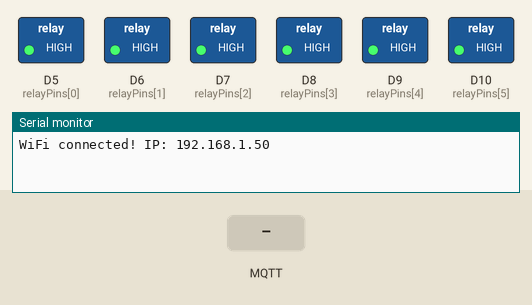
Bench run of a sketch on a simulated Arduino Uno R4 WiFi. On the bench: switched loads named in the sketch (green lamp = pin HIGH), the last lines printed to the serial monitor. The inputs (shaded band) are chosen by the test bench. WiFi joins after 1.5 s; servers stay silent unless stated; network time is answered at once with the bench clock; the local clock reads 2024-03-15 10:24:30 at power-on unless the sketch sets it; no MQTT or app messages arrive unless stated.

Above: at 2.7 s.
2.8 s: MQTT message "ON" arrives on the first subscribed topic
At 5.6 s:
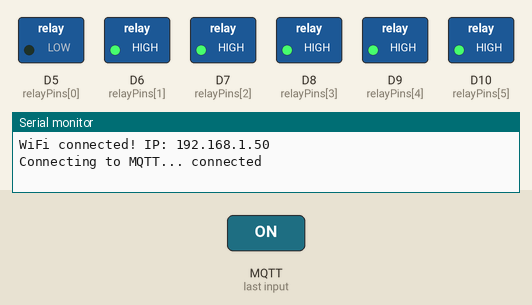
5.8 s: MQTT message "OFF" arrives on the first subscribed topic
At 6.5 s:
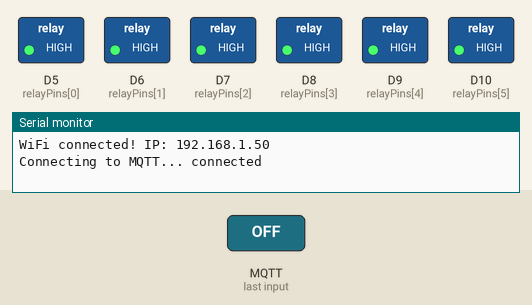
Timing chart, 0 to 8.8 s (numbered marks = the images above; inputs shaded):
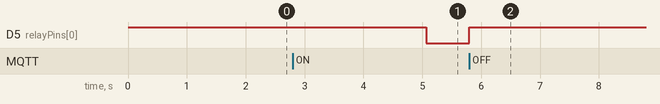

Measured:
- after the input at 2.8 s, D5 (relayPins[0]): HIGH → LOW after 2.3 s
- after the input at 5.8 s, D5 (relayPins[0]): LOW → HIGH at once

The sketch:

sprinkler.ino
```cpp
/*
  Time to pivot - no more  webserver

  Sprinkler Controller - MQTT + Home Assistant Edition
  Arduino Uno R4 WiFi - Minimal & Reliable
*/

#include "WiFiS3.h"
#include <WiFiUdp.h>
#include <NTPClient.h>
#include <PubSubClient.h>
#include "arduino_secrets.h"

#define NUM_ZONES 6

int relayPins[NUM_ZONES] = {5, 6, 7, 8, 9, 10};

struct ZoneSchedule {
  char name[20];
  int startHour;
  int startMinute;
  int durationMinutes;
  bool activeDays[7];
  bool enabled;
};

ZoneSchedule schedules[NUM_ZONES];

int manualRunMinutes = 5;

WiFiUDP ntpUDP;
NTPClient timeClient(ntpUDP, "pool.ntp.org", -7 * 3600);

WiFiClient wifiClient;
PubSubClient mqttClient(wifiClient);

unsigned long lastScheduleCheck = 0;
unsigned long zoneOffTime[NUM_ZONES] = {0};
unsigned long lastMQTTReconnect = 0;

void setup() {
  Serial.begin(115200);

  for (int i = 0; i < NUM_ZONES; i++) {
    pinMode(relayPins[i], OUTPUT);
    digitalWrite(relayPins[i], HIGH);
    schedules[i].startHour = 6;
    schedules[i].startMinute = 0;
    schedules[i].durationMinutes = 15;
    schedules[i].enabled = (i < 4);
    for (int d = 0; d < 7; d++) schedules[i].activeDays[d] = (d >= 1 && d <= 5);
  }

  strcpy(schedules[0].name, "Front Lawn");
  strcpy(schedules[1].name, "Back Lawn");
  strcpy(schedules[2].name, "Raised Beds");
  strcpy(schedules[3].name, "Side Yard");
  strcpy(schedules[4].name, "Zone 5");
  strcpy(schedules[5].name, "Zone 6");

  WiFi.begin(SECRET_SSID, SECRET_PASS);
  while (WiFi.status() != WL_CONNECTED) {
    delay(1000);
    Serial.print(".");
  }
  Serial.println("\nWiFi connected! IP: " + WiFi.localIP().toString());

  mqttClient.setServer(MQTT_SERVER, MQTT_PORT);
  mqttClient.setCallback(mqttCallback);

  timeClient.begin();
}

void loop() {
  if (WiFi.status() != WL_CONNECTED) return;

  if (!mqttClient.connected()) mqttReconnect();
  mqttClient.loop();

  if (millis() - lastScheduleCheck > 10000) {
    lastScheduleCheck = millis();
    timeClient.update();
    checkSchedules();
  }
}

// ==================== MQTT ====================
void mqttCallback(char* topic, byte* payload, unsigned int length) {
  String t = String(topic);
  String p = "";
  for (unsigned int i = 0; i < length; i++) p += (char)payload[i];

  for (int i = 0; i < NUM_ZONES; i++) {
    String base = "sprinkler/zone" + String(i + 1);

    if (t == base + "/set") {
      // Manual ON/OFF
      if (p == "ON") {
        digitalWrite(relayPins[i], LOW);
        zoneOffTime[i] = millis() + (unsigned long)manualRunMinutes * 60000UL;
      } else if (p == "OFF") {
        digitalWrite(relayPins[i], HIGH);
        zoneOffTime[i] = 0;
      }
      publishZoneStatus(i);
    }
    else if (t == base + "/enabled/set") {
      schedules[i].enabled = (p == "ON");
      publishEnabledStatus(i);
      publishNextRunTime(i);
    }
    else if (t == base + "/schedule/set") {
      updateScheduleFromMQTT(i, p);
      publishNextRunTime(i);
    }
  }
}

void mqttReconnect() {
  if (millis() - lastMQTTReconnect < 5000) return;
  lastMQTTReconnect = millis();

  Serial.print("Connecting to MQTT... ");

  if (mqttClient.connect("SprinklerUnoR4", MQTT_USER, MQTT_PASS)) {
    Serial.println("connected");

    for (int i = 0; i < NUM_ZONES; i++) {
      String base = "sprinkler/zone" + String(i + 1);
      mqttClient.subscribe((base + "/set").c_str());
      mqttClient.subscribe((base + "/enabled/set").c_str());
      mqttClient.subscribe((base + "/schedule/set").c_str());
    }

    // Publish current states
    for (int i = 0; i < NUM_ZONES; i++) {
      publishZoneStatus(i);
      publishEnabledStatus(i);
      publishNextRunTime(i);
    }

  } else {
    Serial.println("failed");
  }
}

// ==================== RECEIVE SCHEDULE UPDATE ====================
void updateScheduleFromMQTT(int zone, String payload) {
  // Expected format: "hour:minute:duration:days:enabled"
  // Example: "6:30:15:1,2,3,4,5:1"

  int first = payload.indexOf(':');
  int second = payload.indexOf(':', first + 1);
  int third = payload.indexOf(':', second + 1);
  int fourth = payload.indexOf(':', third + 1);

  if (first == -1) return;

  schedules[zone].startHour = payload.substring(0, first).toInt();
  schedules[zone].startMinute = payload.substring(first + 1, second).toInt();
  schedules[zone].durationMinutes = payload.substring(second + 1, third).toInt();

  // Parse days (comma separated)
  String daysStr = payload.substring(third + 1, fourth);
  for (int d = 0; d < 7; d++) schedules[zone].activeDays[d] = false;
  int start = 0;
  while (true) {
    int comma = daysStr.indexOf(',', start);
    if (comma == -1) {
      schedules[zone].activeDays[daysStr.substring(start).toInt()] = true;
      break;
    }
    schedules[zone].activeDays[daysStr.substring(start, comma).toInt()] = true;
    start = comma + 1;
  }

  schedules[zone].enabled = (payload.substring(fourth + 1).toInt() == 1);

  Serial.print("Updated schedule for Zone ");
  Serial.println(zone + 1);

  publishNextRunTime(zone);
}

void publishZoneStatus(int zone) {
  bool isOn = (digitalRead(relayPins[zone]) == LOW);
  String topic = "sprinkler/zone" + String(zone + 1) + "/state";

  // Important: retain = true so HA remembers the state
  mqttClient.publish(topic.c_str(), isOn ? "ON" : "OFF", true);
}

void publishEnabledStatus(int zone) {
  String topic = "sprinkler/zone" + String(zone + 1) + "/enabled/state";
  mqttClient.publish(topic.c_str(), schedules[zone].enabled ? "ON" : "OFF", true);
}

void publishNextRunTime(int zone) {
  String topic = "sprinkler/zone" + String(zone + 1) + "/next_run";
  mqttClient.publish(topic.c_str(), getNextRunTime(zone).c_str(), true);
}

// ==================== NON-BLOCKING SCHEDULER ====================
void checkSchedules() {
  unsigned long now = millis();
  int h = timeClient.getHours();
  int m = timeClient.getMinutes();
  int day = timeClient.getDay();

  // Turn off zones that have reached end time
  for (int i = 0; i < NUM_ZONES; i++) {
    if (zoneOffTime[i] > 0 && now >= zoneOffTime[i]) {
      digitalWrite(relayPins[i], HIGH);
      zoneOffTime[i] = 0;
      publishZoneStatus(i);
    }
  }

  // Check for scheduled starts
  for (int i = 0; i < NUM_ZONES; i++) {
    if (!schedules[i].enabled || !schedules[i].activeDays[day]) continue;

    if (h == schedules[i].startHour && m == schedules[i].startMinute && zoneOffTime[i] == 0) {
      Serial.print("Scheduled start → Zone ");
      Serial.println(schedules[i].name);
      digitalWrite(relayPins[i], LOW);
      zoneOffTime[i] = now + (unsigned long)schedules[i].durationMinutes * 60000UL;
      publishZoneStatus(i);
    }
  }
}

// ==================== CALCULATE NEXT RUN TIME ====================
String getNextRunTime(int zone) {
  if (!schedules[zone].enabled) return "Disabled";

  int curDay  = timeClient.getDay();     // 0=Sunday ... 6=Saturday
  int curHour = timeClient.getHours();
  int curMin  = timeClient.getMinutes();

  for (int offset = 0; offset < 7; offset++) {
    int checkDay = (curDay + offset) % 7;

    if (schedules[zone].activeDays[checkDay]) {
      int targetHour = schedules[zone].startHour;
      int targetMin  = schedules[zone].startMinute;

      // If today and time has already passed → skip to next day
      if (offset == 0 && (curHour > targetHour || (curHour == targetHour && curMin >= targetMin))) {
        continue;
      }

      String result = "";
      if (offset == 0)      result = "Today ";
      else if (offset == 1) result = "Tomorrow ";
      else {
        const char* dayNames[7] = {"Sun", "Mon", "Tue", "Wed", "Thu", "Fri", "Sat"};
        result = String(dayNames[checkDay]) + " ";
      }

      // Format time (12-hour with AM/PM)
      int dispH = (targetHour == 0) ? 12 : (targetHour > 12 ? targetHour - 12 : targetHour);
      result += String(dispH) + ":";
      if (targetMin < 10) result += "0";
      result += String(targetMin);
      result += (targetHour >= 12) ? " PM" : " AM";

      // Add duration
      result += " (" + String(schedules[zone].durationMinutes) + " min)";

      return result;
    }
  }
  return "No future run";
}
```

arduino_secrets_template.h
```cpp
// arduino_secrets_template.h
// Copy this file to arduino_secrets.h and fill in your real values

#define SECRET_SSID "YOUR_WIFI_NAME"
#define SECRET_PASS "YOUR_WIFI_PASSWORD"

#define MQTT_SERVER "192.168.1.XXX"   // your Raspberry Pi IP
#define MQTT_PORT   1883
#define MQTT_USER   ""
#define MQTT_PASS   ""
```
